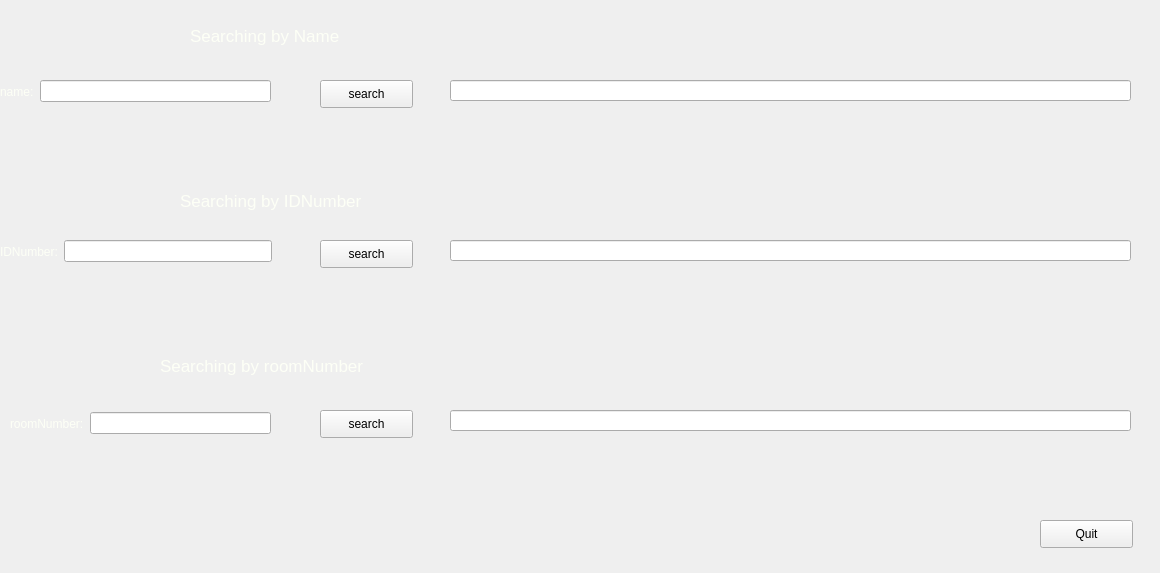
<?xml version="1.0" encoding="UTF-8"?>
<ui version="4.0">
 <class>SearchList</class>
 <widget class="QWidget" name="SearchList">
  <property name="geometry">
   <rect>
    <x>0</x>
    <y>0</y>
    <width>1160</width>
    <height>573</height>
   </rect>
  </property>
  <property name="windowTitle">
   <string>Search</string>
  </property>
  <property name="styleSheet">
   <string notr="true">#SearchList{border-image:url(:/new/prefix2/search.jpg)}</string>
  </property>
  <widget class="QLabel" name="label_3">
   <property name="geometry">
    <rect>
     <x>180</x>
     <y>185</y>
     <width>261</width>
     <height>31</height>
    </rect>
   </property>
   <property name="font">
    <font>
     <pointsize>13</pointsize>
    </font>
   </property>
   <property name="styleSheet">
    <string notr="true">color:rgb(253, 255, 246)</string>
   </property>
   <property name="text">
    <string>Searching by IDNumber</string>
   </property>
  </widget>
  <widget class="QLabel" name="label">
   <property name="geometry">
    <rect>
     <x>190</x>
     <y>20</y>
     <width>241</width>
     <height>31</height>
    </rect>
   </property>
   <property name="font">
    <font>
     <pointsize>13</pointsize>
    </font>
   </property>
   <property name="styleSheet">
    <string notr="true">color:rgb(253, 255, 246)</string>
   </property>
   <property name="text">
    <string>Searching by Name</string>
   </property>
  </widget>
  <widget class="QPushButton" name="pushButton_3">
   <property name="geometry">
    <rect>
     <x>320</x>
     <y>410</y>
     <width>93</width>
     <height>28</height>
    </rect>
   </property>
   <property name="text">
    <string>search</string>
   </property>
  </widget>
  <widget class="QPushButton" name="searchByIDBtn">
   <property name="geometry">
    <rect>
     <x>320</x>
     <y>240</y>
     <width>93</width>
     <height>28</height>
    </rect>
   </property>
   <property name="text">
    <string>search</string>
   </property>
  </widget>
  <widget class="QPushButton" name="searchByNameBtn">
   <property name="geometry">
    <rect>
     <x>320</x>
     <y>80</y>
     <width>93</width>
     <height>28</height>
    </rect>
   </property>
   <property name="text">
    <string>search</string>
   </property>
  </widget>
  <widget class="QLabel" name="label_6">
   <property name="geometry">
    <rect>
     <x>160</x>
     <y>350</y>
     <width>291</width>
     <height>31</height>
    </rect>
   </property>
   <property name="font">
    <font>
     <pointsize>13</pointsize>
    </font>
   </property>
   <property name="styleSheet">
    <string notr="true">color:rgb(253, 255, 246)</string>
   </property>
   <property name="text">
    <string>Searching by roomNumber</string>
   </property>
  </widget>
  <widget class="QWidget" name="widget_3" native="true">
   <property name="geometry">
    <rect>
     <x>10</x>
     <y>400</y>
     <width>261</width>
     <height>47</height>
    </rect>
   </property>
   <layout class="QHBoxLayout" name="horizontalLayout_2">
    <item>
     <widget class="QLabel" name="label_5">
      <property name="styleSheet">
       <string notr="true">color:rgb(253, 255, 246)</string>
      </property>
      <property name="text">
       <string>roomNumber:</string>
      </property>
     </widget>
    </item>
    <item>
     <widget class="QLineEdit" name="lineEdit_2"/>
    </item>
   </layout>
  </widget>
  <widget class="QWidget" name="widget" native="true">
   <property name="geometry">
    <rect>
     <x>0</x>
     <y>70</y>
     <width>271</width>
     <height>43</height>
    </rect>
   </property>
   <layout class="QHBoxLayout" name="horizontalLayout">
    <item>
     <widget class="QLabel" name="label_2">
      <property name="styleSheet">
       <string notr="true">color:rgb(253, 255, 246)</string>
      </property>
      <property name="text">
       <string>name:</string>
      </property>
     </widget>
    </item>
    <item>
     <widget class="QLineEdit" name="nameSearching"/>
    </item>
   </layout>
  </widget>
  <widget class="QWidget" name="widget_2" native="true">
   <property name="geometry">
    <rect>
     <x>0</x>
     <y>230</y>
     <width>272</width>
     <height>43</height>
    </rect>
   </property>
   <layout class="QHBoxLayout" name="horizontalLayout_3">
    <item>
     <widget class="QLabel" name="label_4">
      <property name="styleSheet">
       <string notr="true">color:rgb(253, 255, 246)</string>
      </property>
      <property name="text">
       <string>IDNumber:</string>
      </property>
     </widget>
    </item>
    <item>
     <widget class="QLineEdit" name="lineEdit"/>
    </item>
   </layout>
  </widget>
  <widget class="QLineEdit" name="searchByName">
   <property name="geometry">
    <rect>
     <x>450</x>
     <y>80</y>
     <width>681</width>
     <height>21</height>
    </rect>
   </property>
  </widget>
  <widget class="QLineEdit" name="searchByID">
   <property name="geometry">
    <rect>
     <x>450</x>
     <y>240</y>
     <width>681</width>
     <height>21</height>
    </rect>
   </property>
  </widget>
  <widget class="QLineEdit" name="searchByRoomNumber">
   <property name="geometry">
    <rect>
     <x>450</x>
     <y>410</y>
     <width>681</width>
     <height>21</height>
    </rect>
   </property>
  </widget>
  <widget class="QPushButton" name="pushButton">
   <property name="geometry">
    <rect>
     <x>1040</x>
     <y>520</y>
     <width>93</width>
     <height>28</height>
    </rect>
   </property>
   <property name="text">
    <string>Quit</string>
   </property>
  </widget>
 </widget>
 <resources/>
 <connections>
  <connection>
   <sender>pushButton</sender>
   <signal>clicked()</signal>
   <receiver>SearchList</receiver>
   <slot>close()</slot>
   <hints>
    <hint type="sourcelabel">
     <x>1086</x>
     <y>533</y>
    </hint>
    <hint type="destinationlabel">
     <x>579</x>
     <y>286</y>
    </hint>
   </hints>
  </connection>
 </connections>
</ui>
